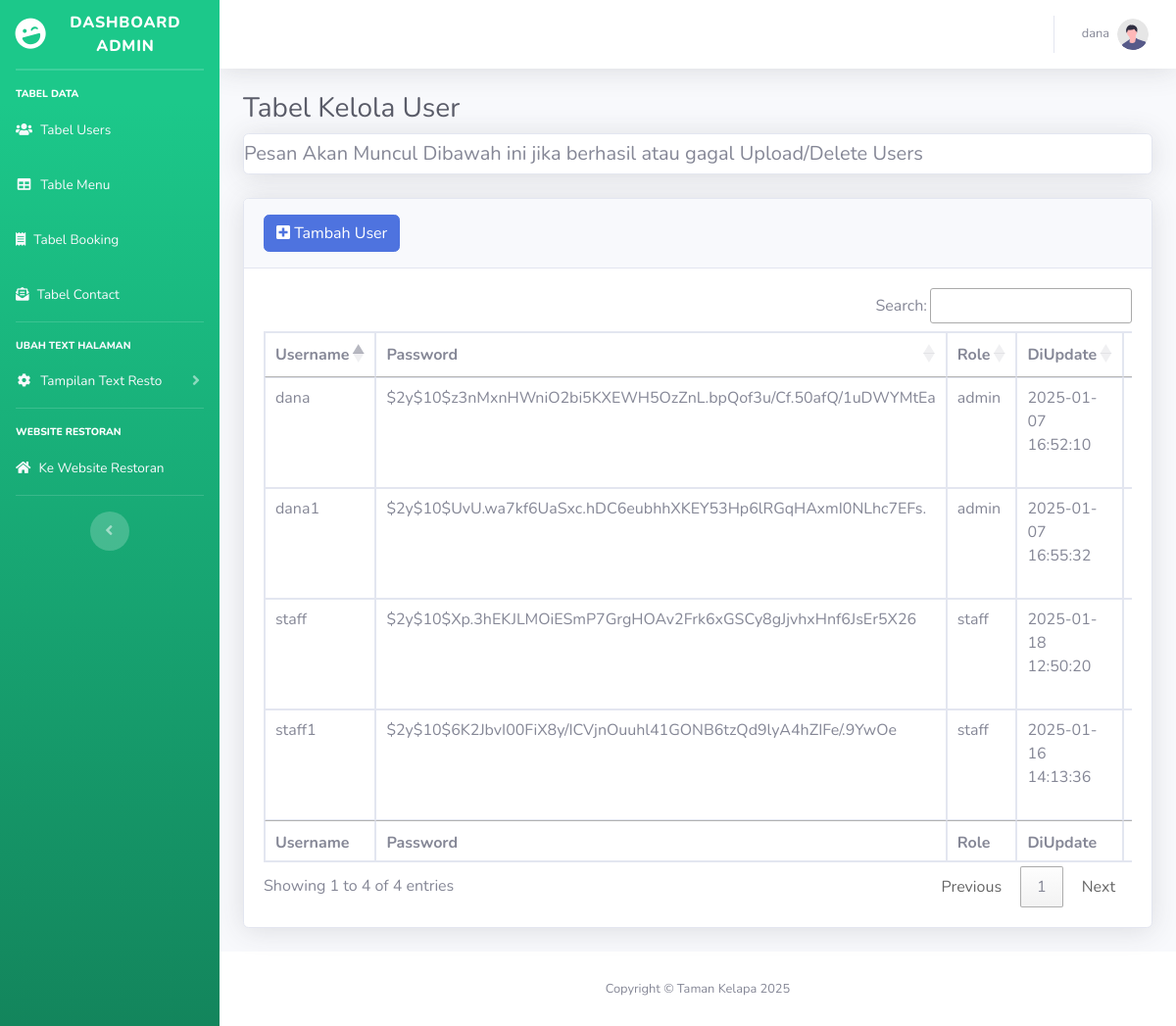
Screenshot of /adminform/tb_users.php (signed in) with the database file from the repository.
### tables this page shows
CREATE TABLE `users` (
  `id` int(11) NOT NULL,
  `username` varchar(255) NOT NULL,
  `password` varchar(100) NOT NULL,
  `role` enum('admin','staff') NOT NULL,
  `created_at` timestamp NOT NULL DEFAULT current_timestamp(),
  `updated_at` timestamp NOT NULL DEFAULT current_timestamp() ON UPDATE current_timestamp()
);

### adminform/tb_users.php (the view, shortened to what this page needs)
<?php
include 'partials/header.php';
?>
        <div id="content-wrapper" class="d-flex flex-column">
            <div id="content">
                <nav class="navbar navbar-expand navbar-light bg-white topbar mb-4 static-top shadow">
                    <ul class="navbar-nav ml-auto">
                        <li class="nav-item dropdown no-arrow">
                            <a class="nav-link dropdown-toggle" href="#" id="userDropdown" role="button"
                                data-toggle="dropdown" aria-haspopup="true" aria-expanded="false">
                                <span class="mr-2 d-none d-lg-inline text-gray-600 small"><?= $_SESSION['username']?></span>
                                <img class="img-profile rounded-circle"
                                    src="img/undraw_profile.svg">
                            </a>
                        </li>
                    </ul>
                </nav>
                <div class="container-fluid">
                    <h1 class="h3 mb-2 text-gray-800">Tabel Kelola User</h1>
                    <div class="card shadow mb-4">
                        <h3 class="h5 mb-2 mt-2">Pesan Akan Muncul Dibawah ini jika berhasil atau gagal Upload/Delete Users</h3>
                    </div>
                    <div class="card shadow mb-4">
                        <div class="card-header py-3">
                            <button type="button" class="btn btn-primary" data-toggle="modal" data-target="#addUserModal">
                            <i class="fas fa-plus-square"></i> Tambah User
                            </button>
                        </div>
                        <div class="card-body">
                            <div class="table-responsive">
                                <table class="table table-bordered" id="dataTable" width="100%" cellspacing="0">
                                    <thead>
                                        <tr>
                                            <th>Username</th>
                                            <th>Password</th>
                                            <th>Role</th>
                                            <th>DiUpdate</th>
                                            <th>Action</th>
                                        </tr>
                                    </thead>
                                    <tfoot>
                                        <tr>
                                            <th>Username</th>
                                            <th>Password</th>
                                            <th>Role</th>
                                            <th>DiUpdate</th>
                                            <th>Action</th>
                                        </tr>
                                    </tfoot>
                                    <tbody>
                                        <?php
                                        $query = "SELECT * FROM users";
                                        $tampilkan = mysqli_query($koneksi,$query);
                                        while($data = $tampilkan->fetch_assoc()):?>
                                        <tr>
                                            <td><?= $data['username']?></td>
                                            <td><?= $data['password']?></td>
                                            <td><?= $data['role']?></td>
                                            <td><?= $data['updated_at']?></td>
                                            <td>
                                            </td>
                                        </tr>
                                        <?php endwhile; ?>
                                    </tbody>
                                </table>
                            </div>
                        </div>
                    </div>
                </div>
    <?php include 'partials/footer.php'?>

### rows the page displays
users: username "dana", password "$2y$10$z3nMxnHWniO2bi5KXEWH5OzZnL.bpQof3u/Cf.50afQ/1uDWYMtEa", role "admin", updated_at "2025-01-07 16:52:10"
users: username "dana1", password "$2y$10$UvU.wa7kf6UaSxc.hDC6eubhhXKEY53Hp6lRGqHAxmI0NLhc7EFs.", role "admin", updated_at "2025-01-07 16:55:32"
users: username "staff", password "$2y$10$Xp.3hEKJLMOiESmP7GrgHOAv2Frk6xGSCy8gJjvhxHnf6JsEr5X26", role "staff", updated_at "2025-01-18 12:50:20"
users: username "staff1", password "$2y$10$6K2JbvI00FiX8y/ICVjnOuuhl41GONB6tzQd9lyA4hZIFe/.9YwOe", role "staff", updated_at "2025-01-16 14:13:36"

### other values shown
$_SESSION['username'] "dana"
